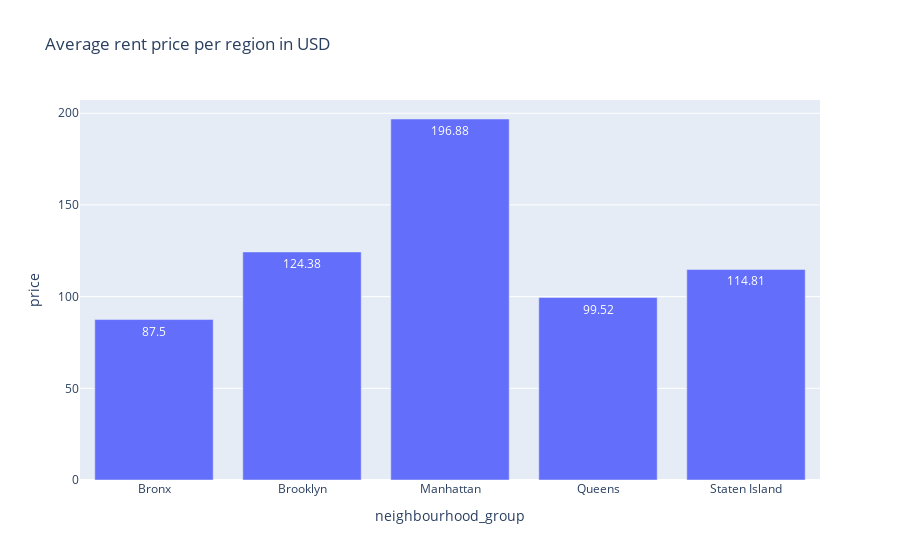

Notebook cell for this chart:
### Markdown cell above
## What is the average rent price for each region?

### Code cell
mean_price_region = airbnb_nyc[['neighbourhood_group', 'price']].groupby('neighbourhood_group').mean().reset_index()
mean_price_region['price'] = np.round(mean_price_region['price'], 2)

px.bar(mean_price_region, x='neighbourhood_group', y='price', text_auto=True, title = 'Average rent price per region in USD')

### Figure 1 — Plotly figure (JSON) as saved in the notebook; plotly's stock layout.template omitted (floating-point values rounded to 4 significant figures)
{"data": [{"alignmentgroup": "True", "hovertemplate": "neighbourhood_group=%{x}<br>price=%{y}<extra></extra>", "legendgroup": "", "marker": {"color": "#636efa", "pattern": {"shape": ""}}, "name": "", "offsetgroup": "", "orientation": "v", "showlegend": false, "textposition": "auto", "texttemplate": "%{y}", "type": "bar", "x": ["Bronx", "Brooklyn", "Manhattan", "Queens", "Staten Island"], "xaxis": "x", "y": [87.5, 124.4, 196.9, 99.52, 114.8], "yaxis": "y"}], "layout": {"barmode": "relative", "legend": {"tracegroupgap": 0}, "title": {"text": "Average rent price per region in USD"}, "xaxis": {"anchor": "y", "domain": [0, 1], "title": {"text": "neighbourhood_group"}}, "yaxis": {"anchor": "x", "domain": [0, 1], "title": {"text": "price"}}}}
